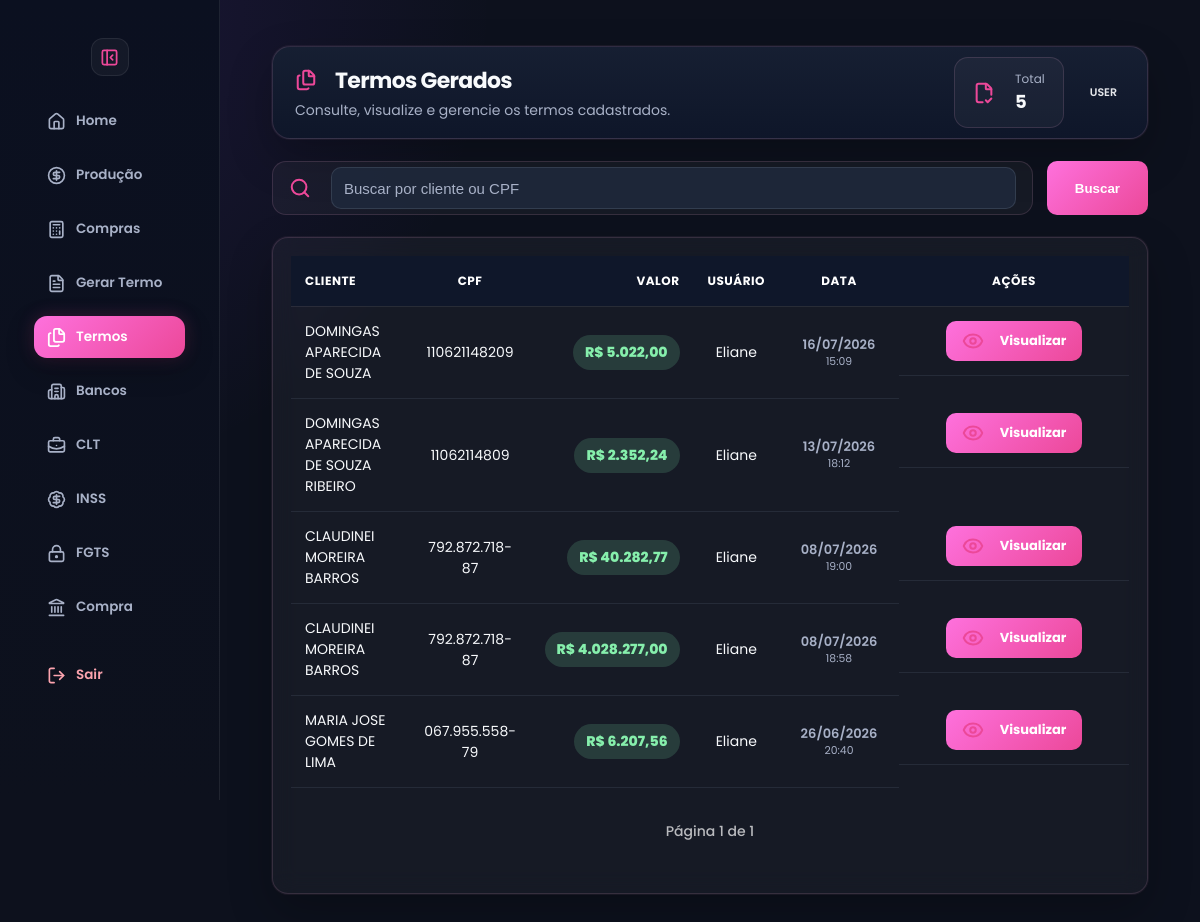
/termos/historico (signed in), run on the app's committed database.
### tables this page shows
CREATE TABLE usuarios (
    id INTEGER PRIMARY KEY AUTOINCREMENT,
    usuario TEXT UNIQUE,
    senha TEXT,
    tipo TEXT
, tema TEXT DEFAULT 'rose', cpf TEXT, email TEXT, ativo INTEGER DEFAULT 1, ultimo_login TEXT);

CREATE TABLE termos (
    id INTEGER PRIMARY KEY AUTOINCREMENT,
    cliente TEXT NOT NULL,
    cpf TEXT NOT NULL,
    rg TEXT,
    profissao TEXT,
    endereco TEXT,
    numero TEXT,
    complemento TEXT,
    cidade TEXT,
    estado TEXT,

    valor_total REAL NOT NULL,
    valor_extenso TEXT,

    usuario_id INTEGER,
    usuario_nome TEXT,

    data_criacao DATETIME DEFAULT CURRENT_TIMESTAMP,

    texto_final TEXT,
    pdf_path TEXT
);

### app.py (the view, shortened to what this page needs)
@app.route("/termos/historico")
def historico():
    if "usuario_id" not in session:
        return redirect("/")
    pagina = request.args.get("pagina", 1, type=int)
    busca = request.args.get("busca", "").strip()
    busca_limpa = "".join(filter(str.isdigit, busca))
    por_pagina = 20
    offset = (pagina - 1) * por_pagina
    conn = conectar()
    cursor = conn.cursor()
    filtros = []
    params = []
    if session.get("tipo") not in ["master", "adm", "admin"]:
        filtros.append("usuario_id = ?")
        params.append(session["usuario_id"])
    where_sql = ""
    if filtros:
        where_sql = "WHERE " + " AND ".join(filtros)
    cursor.execute(f"""
        SELECT COUNT(*)
        FROM termos
        {where_sql}
    """, params)
    total = cursor.fetchone()[0]
    cursor.execute(f"""
        SELECT *
        FROM termos
        {where_sql}
        ORDER BY id DESC
        LIMIT ? OFFSET ?
    """, params + [por_pagina, offset])
    historico_raw = cursor.fetchall()
    conn.close()
    historico = []
    for item in historico_raw:
        item = dict(item)
        try:
            item["valor_formatado"] = (
                f'{float(item["valor_total"]):,.2f}'
                .replace(",", "X")
                .replace(".", ",")
                .replace("X", ".")
            )
        except:
            item["valor_formatado"] = item["valor_total"]
        try:
            dt = datetime.strptime(item["data_criacao"], "%Y-%m-%d %H:%M:%S")
            item["data_formatada"] = dt.strftime("%d/%m/%Y")
            item["hora_formatada"] = dt.strftime("%H:%M")
        except:
            item["data_formatada"] = item["data_criacao"]
            item["hora_formatada"] = ""
        historico.append(item)
    total_paginas = ceil(total / por_pagina)
    return render_template(
        "historico.html",
        historico=historico,
        pagina=pagina,
        total_paginas=total_paginas,
        total=total,
        busca=busca,
        tipo=session.get("tipo")
    )

### app.py (called while the page is built)
def tema_usuario():
    if "usuario_id" not in session:
        return "rose"
    conn = conectar()
    cursor = conn.cursor()
    cursor.execute("""
        SELECT tema
        FROM usuarios
        WHERE id = ?
    """, (session["usuario_id"],))
    user = cursor.fetchone()
    conn.close()
    return user["tema"] if user and user["tema"] else "rose"

@app.context_processor
def variaveis_globais():
    return {
        "tema": tema_usuario()
    }

def conectar():
    conn = sqlite3.connect("banco.db")
    conn.row_factory = sqlite3.Row
    return conn

### templates/historico.html (shortened to what this page needs)
<!DOCTYPE html>
<html lang="pt-br" data-theme="{{ tema }}">
<head>
<link rel="stylesheet" href="{{ url_for('static', filename='design.css') }}">
<link rel="stylesheet" href="/static/style.css">
</head>
<body>
<div class="sidebar" id="sidebar">
    <button class="toggle-btn sidebar-toggle" onclick="toggleSidebar()" title="Recolher menu">
    <i data-lucide="panel-left-close"></i>
    </button>
<a href="/home">
    <i data-lucide="home"></i>
    <span class="text">Home</span>
</a>
{% if tipo == "user" %}
<a href="/vendas">
    <i data-lucide="circle-dollar-sign"></i>
    <span class="text">Produção</span>
</a>
{% endif %}
<a href="/compra-divida/clientes">
    <i data-lucide="calculator"></i>
    <span class="text">Compras</span>
</a>
<a href="/termos">
    <i data-lucide="file-text"></i>
    <span class="text">Gerar Termo</span>
</a>
<a href="/termos/historico"class="active">
    <i data-lucide="files"></i>
    <span class="text">Termos</span>
</a>
<a href="/bancos">
    <i data-lucide="building-2"></i>
    <span class="text">Bancos</span>
</a>
<a href="/clt">
    <i data-lucide="briefcase-business"></i>
    <span class="text">CLT</span>
</a>
<a href="/inss">
    <i data-lucide="badge-dollar-sign"></i>
    <span class="text">INSS</span>
</a>
<a href="/fgts">
    <i data-lucide="lock-keyhole"></i>
    <span class="text">FGTS</span>
</a>
<a href="/compra-divida">
    <i data-lucide="landmark"></i>
    <span class="text">Compra</span>
</a>
<a href="/logout">
    <i data-lucide="log-out"></i>
    <span class="text">Sair</span>
</a>
</div>
<div class="conteudo">
    <div class="page">
       <div class="topo historico-topo">
    <div>
        <h1>
            <i data-lucide="files"></i>
            Termos Gerados
        </h1>
        <span>
            Consulte, visualize e gerencie os termos cadastrados.
        </span>
    </div>
    <div class="historico-info">
        <div class="historico-total">
            <i data-lucide="file-check-2"></i>
            <div>
                <small>Total</small>
                <strong>{{ historico|length }}</strong>
            </div>
        </div>
        <div class="tag tag-master">
            {{ tipo|upper }}
        </div>
    </div>
</div>
    <form method="GET" action="/termos/historico" class="busca-box">
    <div class="campo-busca">
        <i data-lucide="search"></i>
        <input
            type="text"
            name="busca"
            value="{{ busca or '' }}"
            placeholder="Buscar por cliente ou CPF">
    </div>
    <button type="submit" class="btn-busca">
        Buscar
    </button>
</form>
        <div class="box">
            <table>
                <thead>
                    <tr>
                        <th>Cliente</th>
                        <th>CPF</th>
                        <th>Valor</th>
                        <th>Usuário</th>
                        <th>Data</th>
                        <th>Ações</th>
                    </tr>
                </thead>
<tbody>
{% if historico %}
    {% for item in historico %}
    <tr>
        <td>{{ item["cliente"] }}</td>
        <td>{{ item["cpf"] }}</td>
        <td>
       <span class="valor-badge">
         R$ {{ item["valor_formatado"] }}
        </span>
        </td>
        <td>{{ item["usuario_nome"] }}</td>
       <td class="data-termo">
        <div>{{ item["data_formatada"] }}</div>
        <small>{{ item["hora_formatada"] }}</small>
        </td>
        <td class="acoes-termo">
    <a href="/termos/ver/{{ item['id'] }}"
       class="btn-visualizar">
        <i data-lucide="eye"></i>
        Visualizar
    </a>
</td>
    </tr>
    {% endfor %}
{% endif %}
</tbody>
            </table>
<div class="paginacao">
<span>
Página {{ pagina }} de {{ total_paginas }}
</span>
</div>
        </div>
    </div>
</div>
</body>
</html>

### templates/historico.html (style rules this page uses)
.conteudo { flex:1; padding:25px; }
.page { width:100%; max-width:1400px; margin:0 auto; }
.historico-topo { display:flex; justify-content:space-between; align-items:center; gap:25px; margin-bottom:25px; }
.topo h1 { margin:0; display:flex; align-items:center; gap:10px; }
.topo span { color:var(--muted); font-size:14px; }
.historico-info { display:flex; align-items:center; gap:18px; }
.historico-total { display:flex; align-items:center; gap:12px; padding:12px 18px; border-radius:14px; background:rgba(255,255,255,.04); border:1px solid var(--border); }
.historico-total small { display:block; color:var(--muted); font-size:12px; }
.historico-total strong { color:var(--text); font-size:18px; }
.busca-box { display:flex; align-items:center; gap:14px; margin:22px 0; }
.campo-busca { flex:1; display:flex; align-items:center; gap:12px; height:54px; padding:0 16px; border-radius:14px; background:rgba(255,255,255,.04); border:1px solid var(--border); }
.campo-busca input { flex:1; border:none; background:none; color:var(--text); outline:none; font-size:15px; }
.campo-busca input::placeholder { color:var(--muted); }
.btn-busca { height:54px; padding:0 28px; border:none; border-radius:12px; background:linear-gradient(135deg,var(--primary),var(--primary-2)); color:white; font-weight:700; cursor:pointer; display:inline-flex; align-items:center; justify-content:center; gap:8px; }
.box { margin-top:20px; background:rgba(255,255,255,.04); border:1px solid var(--border); border-radius:16px; overflow:hidden; backdrop-filter:blur(12px); box-shadow:var(--shadow); }
table { width:100%; border-collapse:collapse; table-layout:auto; }
thead { background:rgba(15,23,42,.55); }
th { padding:16px 14px; text-align:left; color:var(--text); font-size:13px; font-weight:700; text-transform:uppercase; letter-spacing:.5px; }
td { padding:14px; color:var(--text); border-bottom:1px solid rgba(255,255,255,.06); vertical-align:middle; font-size:14px; }
.box tbody tr, .box tbody tr td { background:transparent !important; }
th:nth-child(6), td:nth-child(6) { min-width:230px; text-align:center; }
th:nth-child(5), td:nth-child(5) { min-width:120px; text-align:center; }
.valor-badge { display:inline-flex; align-items:center; justify-content:center; padding:7px 12px; border-radius:999px; background:var(--green-soft); color:var(--green); font-weight:800; white-space:nowrap; }
.data-termo { line-height:1.2; }
.data-termo div { font-weight:600; }
.data-termo small { color:var(--muted); }
.acoes-termo { display:flex; justify-content:center; align-items:center; gap:px; }
.btn-visualizar, .btn-excluir { height:40px; border:none; border-radius:10px; display:inline-flex; align-items:center; justify-content:center; gap:8px; font-family:'Poppins',sans-serif; font-size:13px; font-weight:700; cursor:pointer; text-decoration:none; transition:.2s; }
.btn-visualizar { padding:0 16px; background:linear-gradient(135deg,var(--primary),var(--primary-2)); color:white; }
.paginacao { display:flex; justify-content:center; align-items:center; gap:8px; margin:25px auto; flex-wrap:wrap; }
.paginacao a, .paginacao span { padding:8px 14px; border-radius:8px; text-decoration:none; font-size:14px; font-weight:500; }

### data on the page
usuarios: tipo "USER"
termos: cliente "DOMINGAS APARECIDA DE SOUZA", cpf "110621148209", valor_formatado "5.022,00", usuario_nome "Eliane", data_formatada "16/07/2026", hora_formatada "15:09"
termos: cliente "DOMINGAS APARECIDA DE SOUZA RIBEIRO", cpf "11062114809", valor_formatado "2.352,24", usuario_nome "Eliane", data_formatada "13/07/2026", hora_formatada "18:12"
termos: cliente "CLAUDINEI MOREIRA BARROS", cpf "792.872.718-87", valor_formatado "40.282,77", usuario_nome "Eliane", data_formatada "08/07/2026", hora_formatada "19:00"
termos: cliente "CLAUDINEI MOREIRA BARROS", cpf "792.872.718-87", valor_formatado "4.028.277,00", usuario_nome "Eliane", data_formatada "08/07/2026", hora_formatada "18:58"
termos: cliente "MARIA JOSE GOMES DE LIMA", cpf "067.955.558-79", valor_formatado "6.207,56", usuario_nome "Eliane", data_formatada "26/06/2026", hora_formatada "20:40"

### other printed values
{{ historico|length }} "5"
{{ pagina }} "1"
{{ total_paginas }} "1"
